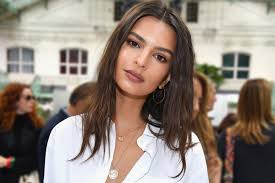
#> input picture emily.jpg, 275 x 183 px
$ jupyter execute kNN_openCV_removeKeyImage.ipynb
#> lines starting #> are read from the running program, lines starting #| are printed output that depends on the picture; after the words box and inside, x2 and y2 are one past the last pixel; in counts of white or black regions, pixels touching at a corner belong together; long printed decimals are rounded
[cell 1]
# ===== Import necessary libraries =====
import cv2
import numpy as np
import os, sys
import dlib
import glob
import face_recognition
from skimage import io
import time

[cell 2]
# Creating face_cascade and eye_cascade objects
face_cascade = cv2.CascadeClassifier("haarcascade_frontalface_default.xml")
eye_cascade = cv2.CascadeClassifier("haarcascade_eye.xml")

[cell 3]
# load each image in folder
filenames = [img for img in glob.glob("knn_dlib/hyFS/*.jpg")]

filenames.sort() # ADD THIS LINE

images = []
for img in filenames:
    n = cv2.imread(img)
    # Converting the image into grayscale
    gray = cv2.cvtColor(n, cv2.COLOR_BGR2GRAY)
    # Creating variable faces
    faces = face_cascade.detectMultiScale (gray, 1.3, 5)
    for face in faces:
        x, y, w, h = face
        #cv2.rectangle(n, (x,y) ,(x+w, y+h), (0,255,0), 3)
    #cv2.imshow("img", n)
    #cv2.waitKey(0) # keep the window open until we press a key
    #cv2.destroyAllWindows() # close the window
    # Creating two regions of interest
    roi_gray = gray[y:(y+h), x:(x+w)]
    roi_color = n[y:(y+h), x:(x+w)]
    # Creating variable eyes
    eyes = eye_cascade.detectMultiScale(roi_gray, 1.1, 4)
    index = 0
    # Creating for loop in order to divide one eye from another
    for (ex , ey,  ew,  eh) in eyes:
        if index == 0:
            eye_1 = (ex, ey, ew, eh)
        elif index == 1:
            eye_2 = (ex, ey, ew, eh)
        # Drawing rectangles around the eyes
        #cv2.rectangle(roi_color, (ex,ey) ,(ex+ew, ey+eh), (0,0,255), 3)
        index = index + 1
    #cv2.imshow("img3", n)
    #cv2.waitKey(0) # keep the window open until we press a key
    #cv2.destroyAllWindows() # close the window

    if eye_1[0] < eye_2[0] :
        left_eye = eye_1
        right_eye = eye_2
    else :
        left_eye = eye_2
        right_eye = eye_1

    # Calculating coordinates of a central points of the rectangles
    left_eye_center = (int(left_eye[0] + (left_eye[2] / 2)), int(left_eye[1] + (left_eye[3] / 2)))
    left_eye_x = left_eye_center[0]
    left_eye_y = left_eye_center[1]

    right_eye_center = (int(right_eye[0] + (right_eye[2] / 2)), int(right_eye[1] + (right_eye[3] / 2)))
    right_eye_x = right_eye_center[0]
    right_eye_y = right_eye_center[1]

    #cv2.circle(roi_color, left_eye_center, 5, (255, 0, 0) , -1)
    #cv2.circle(roi_color, right_eye_center, 5, (255, 0, 0) , -1)
    #cv2.line(roi_color,right_eye_center, left_eye_center,(0,200,200),3)

    if left_eye_y > right_eye_y :
        A = (right_eye_x, left_eye_y)
        # Integer -1 indicates that the image will rotate in the clockwise direction
        direction = -1
    else :
        A = (left_eye_x, right_eye_y)
        # Integer 1 indicates that image will rotate in the counter clockwise
        # direction
        direction = 1

    # [8 lines of commented-out code are left out]

    delta_x = right_eye_x - left_eye_x
    delta_y = right_eye_y - left_eye_y
    angle = np.arctan(delta_y / delta_x)
    angle = (angle * 180) / np.pi
    # Width and height of the image
    h, w = n.shape[:2]
    # Calculating a center point of the image
    # Integer division "//"" ensures that we receive whole numbers
    center = (w // 2, h // 2)
    # Defining a matrix M and calling
    # cv2.getRotationMatrix2D method
    M = cv2.getRotationMatrix2D(center, (angle), 1.0)
    # Applying the rotation to our image using the
    # cv2.warpAffine method
    rotated = cv2.warpAffine(n, M, (w, h))
    cv2.imshow("rotated", rotated)
    cv2.waitKey(0) # keep the window open until we press a key
    cv2.destroyAllWindows() # close the window

    images.append(n)
    print (img)

### Load sample image

[cell 4]
# Loading the image
img = cv2.imread('emily.jpg')
#> img is the input picture: shape (183, 275, 3); mean B, G, R 122.2, 132.1, 145.7
# Converting the image into grayscale
gray = cv2.cvtColor(img, cv2.COLOR_BGR2GRAY)
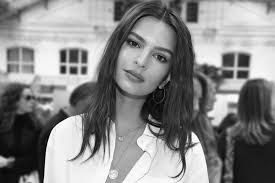
#> gray: shape (183, 275); min 0, max 255, mean 135.1
# Creating variable faces
faces = face_cascade.detectMultiScale (gray, 1.3, 5)
#> faces = ()
# Defining and drawing the rectangle around the face
for(x , y,  w,  h) in faces:
    cv2.rectangle(img, (x,y) ,(x+w, y+h), (0,255,0), 3)
#> this loop made 0 passes
cv2.imshow("img", img)
cv2.waitKey(0) # keep the window open until we press a key
cv2.destroyAllWindows() # close the window

[cell 5]
# Converting the image into grayscale
gray=cv2.cvtColor(img, cv2.COLOR_BGR2GRAY)
# Creating variable faces
faces= face_cascade.detectMultiScale (gray, 1.1, 4)
#> faces = [[103, 14, 83, 83]]
# Defining and drawing the rectangle around the face
for(x , y,  w,  h) in faces:
    cv2.rectangle(img, (x,y) ,(x+w, y+h), (0,255,0), 3)
#> this loop made 1 pass
#> img: shape (183, 275, 3); 3.27% of pixels changed, all inside (x1, y1, x2, y2) = (101, 12, 189, 100)
cv2.imshow("img2", img)
cv2.waitKey(0) # keep the window open until we press a key
cv2.destroyAllWindows() # close the window

[cell 6]
# Creating two regions of interest
roi_gray = gray[y:(y+h), x:(x+w)]
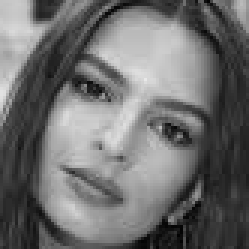
#> roi_gray: shape (83, 83) (shown 3 times larger); min 2, max 232, mean 109.8
roi_color = img[y:(y+h), x:(x+w)]

[cell 7]
# Creating variable eyes
eyes = eye_cascade.detectMultiScale(roi_gray, 1.1, 4)
#> eyes = [[16, 16, 25, 25], [46, 32, 23, 23]]
index=0
# Creating for loop in order to divide one eye from another
for (ex , ey,  ew,  eh) in eyes:
    if index == 0:
        eye_1 = (ex, ey, ew, eh)
    elif index == 1:
        eye_2 = (ex, ey, ew, eh)
    # Drawing rectangles around the eyes
    cv2.rectangle(roi_color, (ex,ey) ,(ex+ew, ey+eh), (0,0,255), 3)
    index = index + 1
#> this loop made 2 passes
#> (ex, ey, ew, eh, index) on passes 1 to 2: (16, 16, 25, 25, 1), (46, 32, 23, 23, 2)
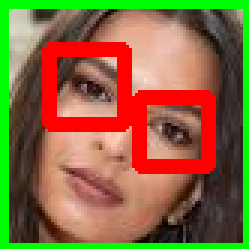
#> roi_color: shape (83, 83, 3) (shown 3 times larger); mean B, G, R 63.6, 104.7, 136.5
#> after the loop, index = 2
cv2.imshow("img3", img)
cv2.waitKey(0) # keep the window open until we press a key
cv2.destroyAllWindows() # close the window

[cell 8]
if eye_1[0] < eye_2[0]:
    left_eye = eye_1
#> left_eye = (16, 16, 25, 25)
    right_eye = eye_2
#> right_eye = (46, 32, 23, 23)
else:
    left_eye = eye_2
    right_eye = eye_1

[cell 9]
# Calculating coordinates of a central points of the rectangles
left_eye_center = (int(left_eye[0] + (left_eye[2] / 2)), int(left_eye[1] + (left_eye[3] / 2)))
#> left_eye_center = (28, 28)
left_eye_x = left_eye_center[0]
#> left_eye_x = 28
left_eye_y = left_eye_center[1]
#> left_eye_y = 28

right_eye_center = (int(right_eye[0] + (right_eye[2] / 2)), int(right_eye[1] + (right_eye[3] / 2)))
#> right_eye_center = (57, 43)
right_eye_x = right_eye_center[0]
#> right_eye_x = 57
right_eye_y = right_eye_center[1]
#> right_eye_y = 43

cv2.circle(roi_color, left_eye_center, 5, (255, 0, 0) , -1)
#> roi_color: shape (83, 83, 3); 1.18% of pixels changed, all inside (x1, y1, x2, y2) = (23, 23, 34, 34)
cv2.circle(roi_color, right_eye_center, 5, (255, 0, 0) , -1)
cv2.line(roi_color,right_eye_center, left_eye_center,(0,200,200),3)

[cell 10]
if left_eye_y > right_eye_y :
    A = (right_eye_x, left_eye_y)
    # Integer -1 indicates that the image will rotate in the clockwise direction
    direction = -1
else :
    A = (left_eye_x, right_eye_y)
#> A = (28, 43)
    # Integer 1 indicates that image will rotate in the counter clockwise
    # direction
    direction = 1

cv2.circle(roi_color, A, 5, (255, 0, 0) , -1)
#> roi_color: shape (83, 83, 3); mean B, G, R 67.3, 106.5, 133

cv2.line(roi_color,right_eye_center, left_eye_center,(0,200,200),3)
cv2.line(roi_color,left_eye_center, A,(0,200,200),3)
#> roi_color: shape (83, 83, 3); mean B, G, R 65.2, 107.8, 134.2
cv2.line(roi_color,right_eye_center, A,(0,200,200),3)
#> roi_color: shape (83, 83, 3); mean B, G, R 63.7, 110.1, 134.1
cv2.imshow("img4", img)
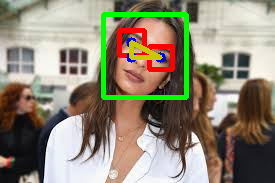
#> window 'img4': shape (183, 275, 3); mean B, G, R 118, 136.3, 143.9
cv2.waitKey(0) # keep the window open until we press a key
cv2.destroyAllWindows() # close the window

[cell 11]
delta_x = right_eye_x - left_eye_x
#> delta_x = 29
delta_y = right_eye_y - left_eye_y
#> delta_y = 15
angle = np.arctan(delta_y / delta_x)
#> angle = 0.477
angle = (angle * 180) / np.pi
#> angle = 27.35

[cell 12]
# Width and height of the image
h, w = img.shape[:2]
#> h = 183; w = 275
# Calculating a center point of the image
# Integer division "//"" ensures that we receive whole numbers
center = (w // 2, h // 2)
#> center = (137, 91)
# Defining a matrix M and calling
# cv2.getRotationMatrix2D method
M = cv2.getRotationMatrix2D(center, (angle), 1.0)
#> M = [[0.888, 0.459, -26.49], [-0.459, 0.888, 73.11]]
# Applying the rotation to our image using the
# cv2.warpAffine method
rotated = cv2.warpAffine(img, M, (w, h))
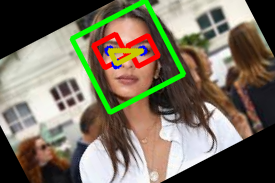
#> rotated: shape (183, 275, 3); mean B, G, R 95.5, 112.8, 120.4
cv2.imshow("rotated", rotated)
cv2.waitKey(0) # keep the window open until we press a key
cv2.destroyAllWindows() # close the window

### Other Example

[cell 13]
np_array = []
imagePath = './knn_dlib/hyFS'

# [4 lines of commented-out code are left out]

result = np.array( [np.array(cv2.imread(imagePath[i])) for i in range(len(imagePath))] )

pixels = result.flatten()#.reshape(result.shape[0], result.shape[1])
print(pixels.shape)
#| (15,)
print(pixels.ndim)
#| 1

[cell 14]

result = np.array( [np.array(cv2.imread('./knn_dlib/hyFS/hyFS_1.jpg'))] )
#print(result)
pixels = result.flatten()#.reshape(result.shape[0], result.shape[1])
#print(pixels.shape)
#print(pixels.ndim)

[cell 15]
import cv2
import math
face_detector = cv2.CascadeClassifier("haarcascade_frontalface_default.xml")
eye_detector = cv2.CascadeClassifier("haarcascade_eye.xml")

[cell 16]
img = cv2.imread("emily.jpg")
img_raw = img.copy()

[cell 17]
faces = face_detector.detectMultiScale(img, 1.3, 5)
#> faces = ()
for (x, y, w, h) in faces :
    cv2.rectangle(img, (x,y) ,(x+w, y+h), (0,255,0), 3)
cv2.imshow("img1", img)
cv2.waitKey(0) # keep the window open until we press a key
cv2.destroyAllWindows() # close the window
img = img[int(y):int(y+h), int(x):int(x+w)]
#> img: shape (169, 172, 3)
img_gray = cv2.cvtColor(img, cv2.COLOR_BGR2GRAY)
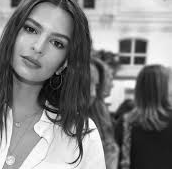
#> img_gray: shape (169, 172); min 1, max 255, mean 127.3

[cell 18]
eyes = eye_detector.detectMultiScale(img_gray)
#> eyes = [[20, 17, 22, 22], [46, 32, 23, 23]]

index = 0
for (eye_x, eye_y, eye_w, eye_h) in eyes:
    if index == 0:
        eye_1 = (eye_x, eye_y, eye_w, eye_h)
    elif index == 1:
        eye_2 = (eye_x, eye_y, eye_w, eye_h)

    cv2.rectangle(img,(eye_x, eye_y),(eye_x+eye_w, eye_y+eye_h), (0,255,0), 2)
    index = index + 1
#> this loop made 2 passes
#> (eye_x, eye_y, eye_w, eye_h, index) on passes 1 to 2: (20, 17, 22, 22, 1), (46, 32, 23, 23, 2)
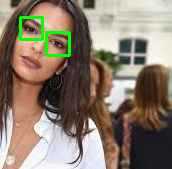
#> img: shape (169, 172, 3); mean B, G, R 109.3, 125.2, 138.8
#> after the loop, index = 2
cv2.imshow("img2", img)
cv2.waitKey(0) # keep the window open until we press a key
cv2.destroyAllWindows() # close the window

[cell 19]
if eye_1[0] < eye_2[0]:
    left_eye = eye_1
#> left_eye = (20, 17, 22, 22)
    right_eye = eye_2
else:
    left_eye = eye_2
    right_eye = eye_1

[cell 20]
left_eye_center = (int(left_eye[0] + (left_eye[2] / 2)), int(left_eye[1] + (left_eye[3] / 2)))
#> left_eye_center = (31, 28)
left_eye_x = left_eye_center[0]; left_eye_y = left_eye_center[1]
#> after `left_eye_x = left_eye_center[0]`: left_eye_x = 31

right_eye_center = (int(right_eye[0] + (right_eye[2]/2)), int(right_eye[1] + (right_eye[3]/2)))
right_eye_x = right_eye_center[0]; right_eye_y = right_eye_center[1]

cv2.circle(img, left_eye_center, 2, (255, 0, 0) , 2)
#> img: shape (169, 172, 3); 0.13% of pixels changed, all inside (x1, y1, x2, y2) = (28, 25, 35, 32)
cv2.circle(img, right_eye_center, 2, (255, 0, 0) , 2)
#> img: shape (169, 172, 3); mean B, G, R 109.8, 125.1, 138.6
cv2.line(img,right_eye_center, left_eye_center,(67,67,67),2)
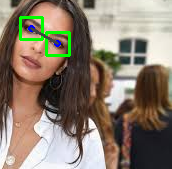
#> img: shape (169, 172, 3); mean B, G, R 109.6, 125, 138.6

[cell 21]
if left_eye_y < right_eye_y:
    point_3rd = (right_eye_x, left_eye_y)
#> point_3rd = (57, 28)
    direction = -1 #rotate same direction to clock
    print("rotate to clock direction")
else:
    point_3rd = (left_eye_x, right_eye_y)
    direction = 1 #rotate inverse direction of clock
    print("rotate to inverse clock direction")

cv2.circle(img, point_3rd, 2, (255, 0, 0) , 2)
#> img: shape (169, 172, 3); 0.13% of pixels changed, all inside (x1, y1, x2, y2) = (54, 25, 61, 32)

cv2.line(img,right_eye_center, left_eye_center,(67,67,67),2)
cv2.line(img,left_eye_center, point_3rd,(67,67,67),2)
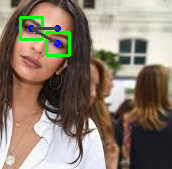
#> img: shape (169, 172, 3); mean B, G, R 109.6, 124.6, 138.1
cv2.line(img,right_eye_center, point_3rd,(67,67,67),2)
#> img: shape (169, 172, 3); 0.13% of pixels changed, all inside (x1, y1, x2, y2) = (56, 29, 59, 43)

[cell 22]
def euclidean_distance(a, b):
#> called with a = (31, 28), b = (57, 28)
    x1 = a[0]; y1 = a[1]
#> after `x1 = a[0]`: x1 = 31
#> after `y1 = a[1]`: y1 = 28
    x2 = b[0]; y2 = b[1]
#> after `x2 = b[0]`: x2 = 57
#> after `y2 = b[1]`: y2 = 28
    return math.sqrt(((x2 - x1) * (x2 - x1)) + ((y2 - y1) * (y2 - y1)))

[cell 23]
a = euclidean_distance(left_eye_center, point_3rd)
#> a = 26
b = euclidean_distance(right_eye_center, left_eye_center)
#> b = 30.02
c = euclidean_distance(right_eye_center, point_3rd)
#> c = 15

[cell 24]
cos_a = (b*b + c*c - a*a)/(2*b*c)
#> cos_a = 0.5
print("cos(a) = ", cos_a)
#| cos(a) =  0.4997

angle = np.arccos(cos_a)
#> angle = 1.05
print("angle: ", angle," in radian")
#| angle:  1.048  in radian

angle = (angle * 180) / math.pi
#> angle = 60.02
print("angle: ", angle," in degree")
#| angle:  60.018  in degree

[cell 25]
if direction == -1:
    angle = 90 - angle
#> angle = 29.98

[cell 26]
from PIL import Image
new_img = Image.fromarray(img_raw)
new_img = np.array(new_img.rotate(direction * angle))
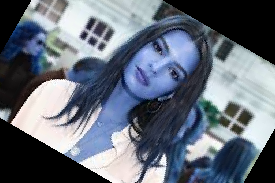
#> new_img: shape (183, 275, 3); mean R, G, B 100.9, 109.3, 122.1

$ run again, with group.jpg copied over emily.jpg
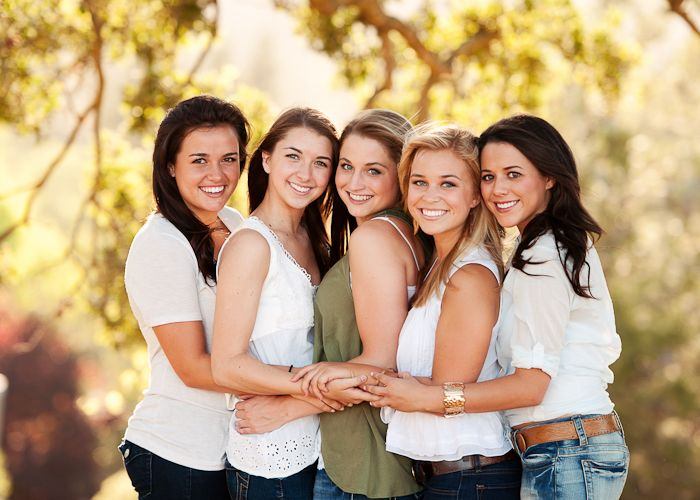
#> input picture group.jpg, 700 x 500 px
#> img is the input picture: shape (500, 700, 3); mean B, G, R 126.4, 160.8, 187.3
#> `faces = face_cascade.detectMultiScale (gray, 1.3, 5)`: faces = [[172, 131, 79, 79], [268, 130, 76, 76], [326, 142, 71, 71], [471, 147, 74, 74], [396, 152, 80, 80]]
#> the loop `for(x , y,  w,  h) in faces:` made 5 passes
#> `faces= face_cascade.detectMultiScale (gray, 1.1, 4)`: faces = [[173, 130, 79, 79], [270, 132, 71, 71], [327, 144, 67, 67], [466, 148, 73, 73], [395, 153, 77, 77], [113, 344, 65, 65]]
#> the loop `for(x , y,  w,  h) in faces:` made 6 passes
#> `eyes = eye_cascade.detectMultiScale(roi_gray, 1.1, 4)`: eyes = ()
#> after the loop `for (ex , ey,  ew,  eh) in eyes:`: index = 0
#| (15,)
#| 1
#> `faces = face_detector.detectMultiScale(img, 1.3, 5)`: faces = [[172, 131, 79, 79], [268, 130, 76, 76], [326, 142, 71, 71], [471, 147, 74, 74], [396, 152, 80, 80]]
#> the loop `for (x, y, w, h) in faces :` made 5 passes
#> `eyes = eye_detector.detectMultiScale(img_gray)`: eyes = [[11, 19, 23, 23], [39, 21, 23, 23]]
#> the loop `for (eye_x, eye_y, eye_w, eye_h) in eyes:` made 2 passes
#> (eye_x, eye_y, eye_w, eye_h, index) on passes 1 to 2: (11, 19, 23, 23, 1), (39, 21, 23, 23, 2)
#> after the loop `for (eye_x, eye_y, eye_w, eye_h) in eyes:`:
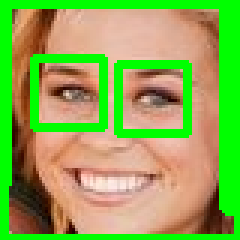
#> img: shape (80, 80, 3) (shown 3 times larger); mean B, G, R 82.9, 170.6, 142
#> after the loop `for (eye_x, eye_y, eye_w, eye_h) in eyes:`: index = 2
#> left_eye = (11, 19, 23, 23)
#> right_eye = (39, 21, 23, 23)
#> left_eye_center = (22, 30)
#> left_eye_x = 22
#> left_eye_y = 30
#> right_eye_center = (50, 32)
#> right_eye_x = 50
#> right_eye_y = 32
#> point_3rd = (50, 30)
#> x1 = 22
#> y1 = 30
#> x2 = 50
#> y2 = 30
#> a = 28
#> b = 28.07
#> c = 2
#> cos_a = 0.0712
#| cos(a) =  0.07125
#> `angle = np.arccos(cos_a)`: angle = 1.5
#| angle:  1.499  in radian
#> `angle = (angle * 180) / math.pi`: angle = 85.91
#| angle:  85.914  in degree
#> `angle = 90 - angle`: angle = 4.09
#> `new_img = np.array(new_img.rotate(direction * angle))`:
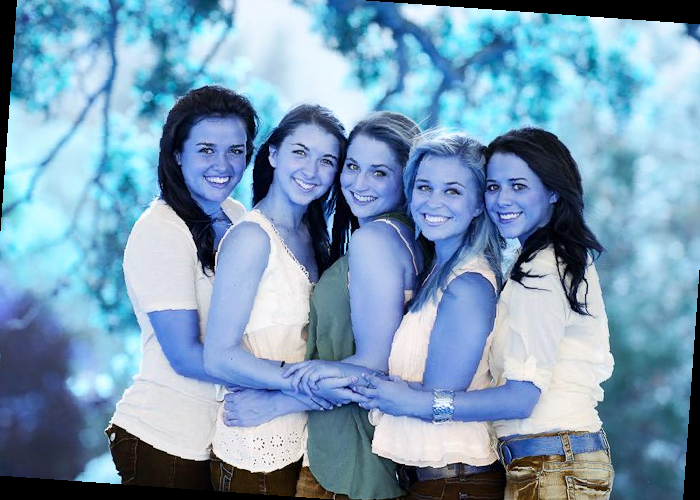
#> new_img: shape (500, 700, 3); mean R, G, B 122.7, 155.8, 181.6

$ run again, with male.jpg copied over emily.jpg
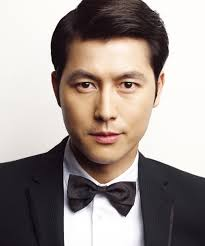
#> input picture male.jpg, 205 x 246 px
#> img is the input picture: shape (246, 205, 3); mean B, G, R 143.2, 147.6, 158.3
#> `faces = face_cascade.detectMultiScale (gray, 1.3, 5)`: faces = [[50, 39, 115, 115]]
#> the loop `for(x , y,  w,  h) in faces:` made 1 pass
#> `faces= face_cascade.detectMultiScale (gray, 1.1, 4)`: faces = [[48, 39, 117, 117]]
#> the loop `for(x , y,  w,  h) in faces:` made 1 pass
#> `eyes = eye_cascade.detectMultiScale(roi_gray, 1.1, 4)`: eyes = [[26, 34, 25, 25], [63, 30, 32, 32]]
#> the loop `for (ex , ey,  ew,  eh) in eyes:` made 2 passes
#> (ex, ey, ew, eh, index) on passes 1 to 2: (26, 34, 25, 25, 1), (63, 30, 32, 32, 2)
#> after the loop `for (ex , ey,  ew,  eh) in eyes:`: index = 2
#> `left_eye = eye_1`: left_eye = (26, 34, 25, 25)
#> `right_eye = eye_2`: right_eye = (63, 30, 32, 32)
#> `left_eye_center = (int(left_eye[0] + (left_eye[2] / 2)), int(left_eye[..`: left_eye_center = (38, 46)
#> `left_eye_x = left_eye_center[0]`: left_eye_x = 38
#> `left_eye_y = left_eye_center[1]`: left_eye_y = 46
#> `right_eye_center = (int(right_eye[0] + (right_eye[2] / 2)), int(right_..`: right_eye_center = (79, 46)
#> `right_eye_x = right_eye_center[0]`: right_eye_x = 79
#> right_eye_y = 46
#> A = (38, 46)
#> delta_x = 41
#> delta_y = 0
#> M = [[1, 0, 0], [0, 1, 0]]
#| (15,)
#| 1
#> `faces = face_detector.detectMultiScale(img, 1.3, 5)`: faces = [[50, 39, 115, 115]]
#> the loop `for (x, y, w, h) in faces :` made 1 pass
#> `eyes = eye_detector.detectMultiScale(img_gray)`: eyes = [[23, 32, 27, 27], [62, 32, 29, 29]]
#> the loop `for (eye_x, eye_y, eye_w, eye_h) in eyes:` made 2 passes
#> (eye_x, eye_y, eye_w, eye_h, index) on passes 1 to 2: (23, 32, 27, 27, 1), (62, 32, 29, 29, 2)
#> after the loop `for (eye_x, eye_y, eye_w, eye_h) in eyes:`: index = 2
#> `left_eye = eye_1`: left_eye = (23, 32, 27, 27)
#> `right_eye = eye_2`: right_eye = (62, 32, 29, 29)
#> `left_eye_center = (int(left_eye[0] + (left_eye[2] / 2)), int(left_eye[..`: left_eye_center = (36, 45)
#> `left_eye_x = left_eye_center[0]`: left_eye_x = 36
#> `left_eye_y = left_eye_center[1]`: left_eye_y = 45
#> `right_eye_center = (int(right_eye[0] + (right_eye[2]/2)), int(right_ey..`: right_eye_center = (76, 46)
#> `right_eye_x = right_eye_center[0]`: right_eye_x = 76
#> point_3rd = (76, 45)
#> x1 = 36
#> y1 = 45
#> x2 = 76
#> y2 = 45
#> a = 40
#> b = 40.01
#> c = 1
#> cos_a = 0.025
#| cos(a) =  0.02499
#> `angle = np.arccos(cos_a)`: angle = 1.55
#| angle:  1.546  in radian
#> `angle = (angle * 180) / math.pi`: angle = 88.57
#| angle:  88.568  in degree
#> `angle = 90 - angle`: angle = 1.43
#> `new_img = np.array(new_img.rotate(direction * angle))`:
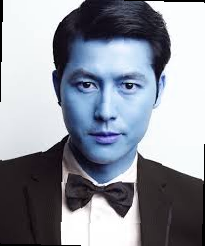
#> new_img: shape (246, 205, 3); mean R, G, B 141.3, 145.7, 156.4
